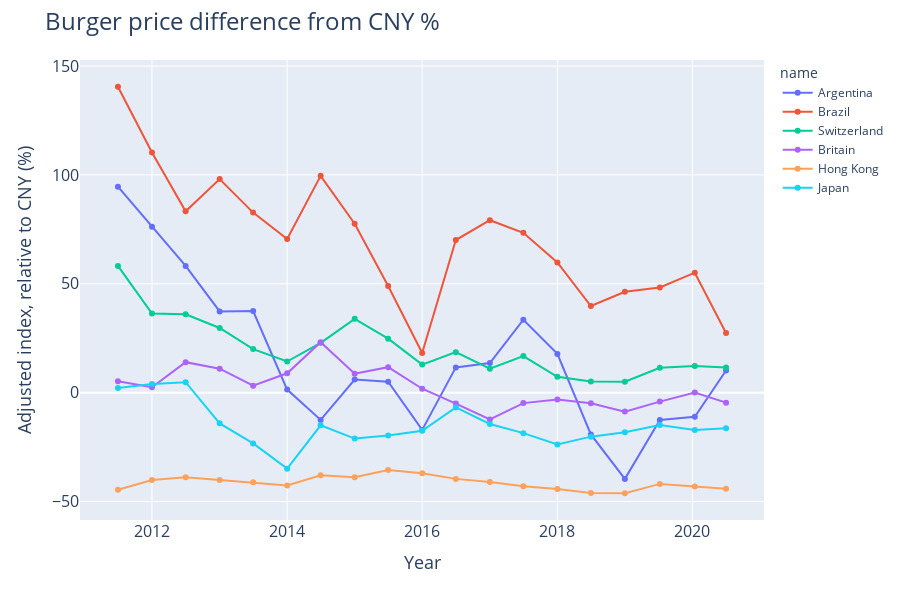

The notebook cell saved with this chart:
### Code cell
plot_currency_imbalance_country_plotly(df,'cny',countries)

### Figure 1 — Plotly figure (JSON) as saved in the notebook; plotly's stock layout.template omitted (floating-point values rounded to 4 significant figures)
{"data": [{"customdata": [["Argentina"], ["Argentina"], ["Argentina"], ["Argentina"], ["Argentina"], ["Argentina"], ["Argentina"], ["Argentina"], ["Argentina"], ["Argentina"], ["Argentina"], ["Argentina"], ["Argentina"], ["Argentina"], ["Argentina"], ["Argentina"], ["Argentina"], ["Argentina"], ["Argentina"]], "hovertemplate": "Burger price offset: %{y}%<extra></extra>", "legendgroup": "Argentina", "line": {"color": "#636efa", "dash": "solid"}, "mode": "markers+lines", "name": "Argentina", "orientation": "v", "showlegend": true, "type": "scatter", "x": ["2011-07-01T00:00:00", "2012-01-01T00:00:00", "2012-07-01T00:00:00", "2013-01-01T00:00:00", "2013-07-01T00:00:00", "2014-01-01T00:00:00", "2014-07-01T00:00:00", "2015-01-01T00:00:00", "2015-07-01T00:00:00", "2016-01-01T00:00:00", "2016-07-01T00:00:00", "2017-01-01T00:00:00", "2017-07-01T00:00:00", "2018-01-01T00:00:00", "2018-07-01T00:00:00", "2019-01-01T00:00:00", "2019-07-09T00:00:00", "2020-01-14T00:00:00", "2020-07-01T00:00:00"], "xaxis": "x", "y": [94.6, 76.2, 58.2, 37.3, 37.5, 1.4, -12.5, 6, 5, -17.1, 11.6, 13.6, 33.5, 17.8, -19.2, -39.6, -12.5, -11.1, 10.2], "yaxis": "y"}, {"customdata": [["Brazil"], ["Brazil"], ["Brazil"], ["Brazil"], ["Brazil"], ["Brazil"], ["Brazil"], ["Brazil"], ["Brazil"], ["Brazil"], ["Brazil"], ["Brazil"], ["Brazil"], ["Brazil"], ["Brazil"], ["Brazil"], ["Brazil"], ["Brazil"], ["Brazil"]], "hovertemplate": "Burger price offset: %{y}%<extra></extra>", "legendgroup": "Brazil", "line": {"color": "#EF553B", "dash": "solid"}, "mode": "markers+lines", "name": "Brazil", "orientation": "v", "showlegend": true, "type": "scatter", "x": ["2011-07-01T00:00:00", "2012-01-01T00:00:00", "2012-07-01T00:00:00", "2013-01-01T00:00:00", "2013-07-01T00:00:00", "2014-01-01T00:00:00", "2014-07-01T00:00:00", "2015-01-01T00:00:00", "2015-07-01T00:00:00", "2016-01-01T00:00:00", "2016-07-01T00:00:00", "2017-01-01T00:00:00", "2017-07-01T00:00:00", "2018-01-01T00:00:00", "2018-07-01T00:00:00", "2019-01-01T00:00:00", "2019-07-09T00:00:00", "2020-01-14T00:00:00", "2020-07-01T00:00:00"], "xaxis": "x", "y": [140.5, 110.3, 83.3, 98.1, 82.7, 70.6, 99.6, 77.6, 49, 18.2, 70.1, 79.2, 73.4, 59.8, 39.8, 46.3, 48.3, 55.1, 27.4], "yaxis": "y"}, {"customdata": [["Switzerland"], ["Switzerland"], ["Switzerland"], ["Switzerland"], ["Switzerland"], ["Switzerland"], ["Switzerland"], ["Switzerland"], ["Switzerland"], ["Switzerland"], ["Switzerland"], ["Switzerland"], ["Switzerland"], ["Switzerland"], ["Switzerland"], ["Switzerland"], ["Switzerland"], ["Switzerland"], ["Switzerland"]], "hovertemplate": "Burger price offset: %{y}%<extra></extra>", "legendgroup": "Switzerland", "line": {"color": "#00cc96", "dash": "solid"}, "mode": "markers+lines", "name": "Switzerland", "orientation": "v", "showlegend": true, "type": "scatter", "x": ["2011-07-01T00:00:00", "2012-01-01T00:00:00", "2012-07-01T00:00:00", "2013-01-01T00:00:00", "2013-07-01T00:00:00", "2014-01-01T00:00:00", "2014-07-01T00:00:00", "2015-01-01T00:00:00", "2015-07-01T00:00:00", "2016-01-01T00:00:00", "2016-07-01T00:00:00", "2017-01-01T00:00:00", "2017-07-01T00:00:00", "2018-01-01T00:00:00", "2018-07-01T00:00:00", "2019-01-01T00:00:00", "2019-07-09T00:00:00", "2020-01-14T00:00:00", "2020-07-01T00:00:00"], "xaxis": "x", "y": [58.2, 36.3, 36, 29.7, 20, 14.3, 22.9, 33.9, 24.8, 12.9, 18.6, 11, 16.8, 7.3, 5.1, 5, 11.4, 12.2, 11.5], "yaxis": "y"}, {"customdata": [["Britain"], ["Britain"], ["Britain"], ["Britain"], ["Britain"], ["Britain"], ["Britain"], ["Britain"], ["Britain"], ["Britain"], ["Britain"], ["Britain"], ["Britain"], ["Britain"], ["Britain"], ["Britain"], ["Britain"], ["Britain"], ["Britain"]], "hovertemplate": "Burger price offset: %{y}%<extra></extra>", "legendgroup": "Britain", "line": {"color": "#ab63fa", "dash": "solid"}, "mode": "markers+lines", "name": "Britain", "orientation": "v", "showlegend": true, "type": "scatter", "x": ["2011-07-01T00:00:00", "2012-01-01T00:00:00", "2012-07-01T00:00:00", "2013-01-01T00:00:00", "2013-07-01T00:00:00", "2014-01-01T00:00:00", "2014-07-01T00:00:00", "2015-01-01T00:00:00", "2015-07-01T00:00:00", "2016-01-01T00:00:00", "2016-07-01T00:00:00", "2017-01-01T00:00:00", "2017-07-01T00:00:00", "2018-01-01T00:00:00", "2018-07-01T00:00:00", "2019-01-01T00:00:00", "2019-07-09T00:00:00", "2020-01-14T00:00:00", "2020-07-01T00:00:00"], "xaxis": "x", "y": [5.2, 2.5, 14.0, 11, 3.2, 8.9, 23.2, 8.7, 11.7, 1.8, -5, -12.3, -4.8, -3.1, -4.9, -8.7, -4.1, 0.1, -4.6], "yaxis": "y"}, {"customdata": [["Hong Kong"], ["Hong Kong"], ["Hong Kong"], ["Hong Kong"], ["Hong Kong"], ["Hong Kong"], ["Hong Kong"], ["Hong Kong"], ["Hong Kong"], ["Hong Kong"], ["Hong Kong"], ["Hong Kong"], ["Hong Kong"], ["Hong Kong"], ["Hong Kong"], ["Hong Kong"], ["Hong Kong"], ["Hong Kong"], ["Hong Kong"]], "hovertemplate": "Burger price offset: %{y}%<extra></extra>", "legendgroup": "Hong Kong", "line": {"color": "#FFA15A", "dash": "solid"}, "mode": "markers+lines", "name": "Hong Kong", "orientation": "v", "showlegend": true, "type": "scatter", "x": ["2011-07-01T00:00:00", "2012-01-01T00:00:00", "2012-07-01T00:00:00", "2013-01-01T00:00:00", "2013-07-01T00:00:00", "2014-01-01T00:00:00", "2014-07-01T00:00:00", "2015-01-01T00:00:00", "2015-07-01T00:00:00", "2016-01-01T00:00:00", "2016-07-01T00:00:00", "2017-01-01T00:00:00", "2017-07-01T00:00:00", "2018-01-01T00:00:00", "2018-07-01T00:00:00", "2019-01-01T00:00:00", "2019-07-09T00:00:00", "2020-01-14T00:00:00", "2020-07-01T00:00:00"], "xaxis": "x", "y": [-44.6, -40.1, -38.9, -40.1, -41.1, -42.6, -37.9, -38.8, -35.5, -37, -39.6, -41, -43, -44.3, -46.1, -46.2, -41.9, -43.1, -44.1], "yaxis": "y"}, {"customdata": [["Japan"], ["Japan"], ["Japan"], ["Japan"], ["Japan"], ["Japan"], ["Japan"], ["Japan"], ["Japan"], ["Japan"], ["Japan"], ["Japan"], ["Japan"], ["Japan"], ["Japan"], ["Japan"], ["Japan"], ["Japan"], ["Japan"]], "hovertemplate": "Burger price offset: %{y}%<extra></extra>", "legendgroup": "Japan", "line": {"color": "#19d3f3", "dash": "solid"}, "mode": "markers+lines", "name": "Japan", "orientation": "v", "showlegend": true, "type": "scatter", "x": ["2011-07-01T00:00:00", "2012-01-01T00:00:00", "2012-07-01T00:00:00", "2013-01-01T00:00:00", "2013-07-01T00:00:00", "2014-01-01T00:00:00", "2014-07-01T00:00:00", "2015-01-01T00:00:00", "2015-07-01T00:00:00", "2016-01-01T00:00:00", "2016-07-01T00:00:00", "2017-01-01T00:00:00", "2017-07-01T00:00:00", "2018-01-01T00:00:00", "2018-07-01T00:00:00", "2019-01-01T00:00:00", "2019-07-09T00:00:00", "2020-01-14T00:00:00", "2020-07-01T00:00:00"], "xaxis": "x", "y": [2.1, 4, 4.8, -14.1, -23.3, -34.9, -15, -21.1, -19.7, -17.5, -6.8, -14.4, -18.6, -23.8, -20.2, -18.2, -14.9, -17.1, -16.4], "yaxis": "y"}], "layout": {"height": 600, "hoverlabel": {"bgcolor": "white"}, "legend": {"title": {"text": "name"}, "tracegroupgap": 0}, "margin": {"t": 60}, "title": {"font": {"size": 24}, "text": "Burger price difference from CNY %"}, "width": 900, "xaxis": {"anchor": "y", "domain": [0, 1], "tickfont": {"size": 16}, "title": {"font": {"size": 18}, "text": "Year"}}, "yaxis": {"anchor": "x", "domain": [0, 1], "tickfont": {"size": 16}, "title": {"font": {"size": 18}, "text": "Adjusted index, relative to CNY (%)"}}}}
